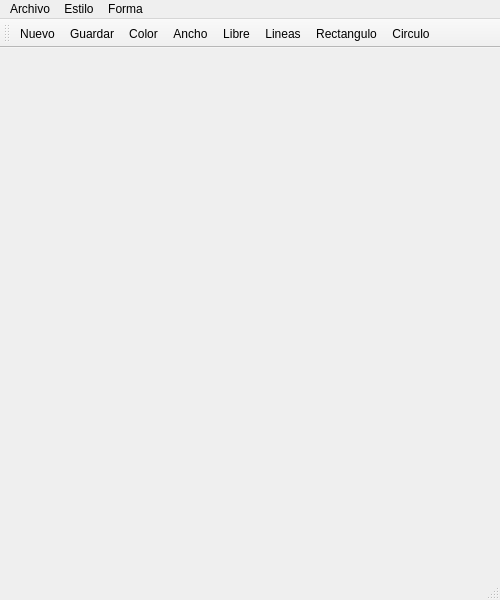
<?xml version="1.0" encoding="UTF-8"?>
<ui version="4.0">
 <class>Principal</class>
 <widget class="QMainWindow" name="Principal">
  <property name="geometry">
   <rect>
    <x>0</x>
    <y>0</y>
    <width>500</width>
    <height>600</height>
   </rect>
  </property>
  <property name="windowTitle">
   <string>Principal</string>
  </property>
  <property name="windowIcon">
   <iconset resource="Imagenes.qrc">
    <normaloff>:/Imagenes/Imagenes/paint.png</normaloff>:/Imagenes/Imagenes/paint.png</iconset>
  </property>
  <widget class="QWidget" name="centralwidget"/>
  <widget class="QMenuBar" name="menubar">
   <property name="geometry">
    <rect>
     <x>0</x>
     <y>0</y>
     <width>500</width>
     <height>22</height>
    </rect>
   </property>
   <widget class="QMenu" name="menu">
    <property name="title">
     <string>Archivo</string>
    </property>
    <addaction name="actionNuevo"/>
    <addaction name="actionGuardar"/>
    <addaction name="actionSalir"/>
   </widget>
   <widget class="QMenu" name="menuEstilo">
    <property name="title">
     <string>Estilo</string>
    </property>
    <addaction name="actionColor"/>
    <addaction name="actionAncho"/>
   </widget>
   <widget class="QMenu" name="menuForma">
    <property name="title">
     <string>Forma</string>
    </property>
    <addaction name="actionLibre"/>
    <addaction name="actionLineas"/>
    <addaction name="actionRectangulo"/>
    <addaction name="actionCirculo"/>
   </widget>
   <addaction name="menu"/>
   <addaction name="menuEstilo"/>
   <addaction name="menuForma"/>
  </widget>
  <widget class="QStatusBar" name="statusbar"/>
  <widget class="QToolBar" name="toolBar">
   <property name="windowTitle">
    <string>toolBar</string>
   </property>
   <attribute name="toolBarArea">
    <enum>TopToolBarArea</enum>
   </attribute>
   <attribute name="toolBarBreak">
    <bool>false</bool>
   </attribute>
   <addaction name="actionNuevo"/>
   <addaction name="actionGuardar"/>
   <addaction name="actionColor"/>
   <addaction name="actionAncho"/>
   <addaction name="actionLibre"/>
   <addaction name="actionLineas"/>
   <addaction name="actionRectangulo"/>
   <addaction name="actionCirculo"/>
  </widget>
  <action name="actionNuevo">
   <property name="icon">
    <iconset resource="Imagenes.qrc">
     <normaloff>:/Imagenes/Imagenes/documentos-oficiales.png</normaloff>:/Imagenes/Imagenes/documentos-oficiales.png</iconset>
   </property>
   <property name="text">
    <string>Nuevo</string>
   </property>
   <property name="shortcut">
    <string>Ctrl+N</string>
   </property>
  </action>
  <action name="actionGuardar">
   <property name="icon">
    <iconset resource="Imagenes.qrc">
     <normaloff>:/Imagenes/Imagenes/disco-flexible.png</normaloff>:/Imagenes/Imagenes/disco-flexible.png</iconset>
   </property>
   <property name="text">
    <string>Guardar</string>
   </property>
   <property name="shortcut">
    <string>Ctrl+S</string>
   </property>
  </action>
  <action name="actionSalir">
   <property name="icon">
    <iconset resource="Imagenes.qrc">
     <normaloff>:/Imagenes/Imagenes/carpeta.png</normaloff>:/Imagenes/Imagenes/carpeta.png</iconset>
   </property>
   <property name="text">
    <string>Salir</string>
   </property>
   <property name="shortcut">
    <string>Ctrl+Q</string>
   </property>
  </action>
  <action name="actionColor">
   <property name="icon">
    <iconset resource="Imagenes.qrc">
     <normaloff>:/Imagenes/Imagenes/rueda-de-color.png</normaloff>:/Imagenes/Imagenes/rueda-de-color.png</iconset>
   </property>
   <property name="text">
    <string>Color</string>
   </property>
   <property name="shortcut">
    <string>Ctrl+C</string>
   </property>
  </action>
  <action name="actionAncho">
   <property name="icon">
    <iconset resource="Imagenes.qrc">
     <normaloff>:/Imagenes/Imagenes/ancho-del-texto.png</normaloff>:/Imagenes/Imagenes/ancho-del-texto.png</iconset>
   </property>
   <property name="text">
    <string>Ancho</string>
   </property>
   <property name="shortcut">
    <string>Ctrl+A</string>
   </property>
  </action>
  <action name="actionLibre">
   <property name="icon">
    <iconset resource="Imagenes.qrc">
     <normaloff>:/Imagenes/Imagenes/cuchillo-de-uso.png</normaloff>:/Imagenes/Imagenes/cuchillo-de-uso.png</iconset>
   </property>
   <property name="text">
    <string>Libre</string>
   </property>
   <property name="shortcut">
    <string>Ctrl+X</string>
   </property>
  </action>
  <action name="actionLineas">
   <property name="icon">
    <iconset resource="Imagenes.qrc">
     <normaloff>:/Imagenes/Imagenes/linea-diagonal.png</normaloff>:/Imagenes/Imagenes/linea-diagonal.png</iconset>
   </property>
   <property name="text">
    <string>Lineas</string>
   </property>
   <property name="shortcut">
    <string>Ctrl+V</string>
   </property>
  </action>
  <action name="actionRectangulo">
   <property name="icon">
    <iconset resource="Imagenes.qrc">
     <normaloff>:/Imagenes/Imagenes/rectangulo.png</normaloff>:/Imagenes/Imagenes/rectangulo.png</iconset>
   </property>
   <property name="text">
    <string>Rectangulo</string>
   </property>
   <property name="shortcut">
    <string>Ctrl+R</string>
   </property>
  </action>
  <action name="actionCirculo">
   <property name="icon">
    <iconset resource="Imagenes.qrc">
     <normaloff>:/Imagenes/Imagenes/vesica-piscis.png</normaloff>:/Imagenes/Imagenes/vesica-piscis.png</iconset>
   </property>
   <property name="text">
    <string>Circulo</string>
   </property>
   <property name="shortcut">
    <string>Ctrl+M</string>
   </property>
  </action>
 </widget>
 <resources>
  <include location="Imagenes.qrc"/>
 </resources>
 <connections/>
</ui>
